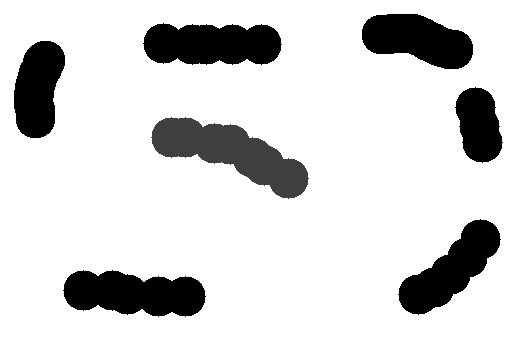
#> input picture Tutorials/example_images_week6/chata_mask002.png, 512 x 342 px
$ jupyter execute --allow-errors AMME5710_week6_tutorial.ipynb   (shell and % lines are left out)
#> lines starting #> are read from the running program, lines starting #| are printed output that depends on the picture; after the words box and inside, x2 and y2 are one past the last pixel; in counts of white or black regions, pixels touching at a corner belong together
# AMME5710 Week 6 Tutorial

This activity is to be completed during the Week 6 tutorial. When you have completed the activity, you will need to show your results to the tutor who will check your work and that you have sufficiently completed the task: this needs to be completed during the tutorial time, so make sure you are ready to show the tutors your work during the last hour of the tutorial

**Tutorial Objectives and Instructions**:
- This tutorial will introduce you to concepts in image segmentation and explore methods for semi-supervised segmentation and unsupervised image segmentation routines based on image clustering.
- You should step through the example code snippets which explain and demonstrate the use of relevant functions in OpenCV.
- At the end of the notebook, there are several activities/exercises you will need to complete yourself. You can choose to:
    - Complete these inside the tutorial Jupyter Notebook using python code blocks
    - Write your own python code/scripts to produce the results requested

At any time, you can review the OpenCV documentation [https://docs.opencv.org/4.9.0/index.html](https://docs.opencv.org/4.9.0/index.html)l

[cell 1]
# Import required modules
import cv2
import numpy as np
from matplotlib import pyplot as plt

## 1. K-means Clustering

K-means is a data clustering algorithm designed to split N data points into K clusters such that the within-cluster sum-of-squares distance is minimised. K-means can be used to segment the pixels in an image into K distinct classes based on colour, intensity, textural, spatial and/or other properties of the pixels themselves in an automated way.

OpenCV provides an implementation of k-means clustering via the function "cv2.kmeans":
```
(ret,labels,centers) = cv2.kmeans(data,K,init_labels,criteria,attempts,flags)
```

The function takes an N x M numpy array of input data points "data" (N points, each with M dimensions) and the number of clusters "K". "init_labels" should be set to "None" in the python interface for this function. "criteria" is a tuple of three values controlling the convergence of the algorithm, allowing the user to specify whether convergence is based on number of iterations or accuracy in the final clustering. The algorithm runs "attempts" number of times and stores the best clustering. Flags can be used to control options such as how the initial cluster centres are selected. The function returns the total cost of the clustering in "ret", a list of cluster index values for each point "labels", and the K cluster centers "centers".

To apply kmeans to cluster the pixel values in a colour image, you first need to convert the image data into a list of points (NxM) points, where N is the total number of image pixels, each with M different properties to cluster over. To cluster the image using the (R,G,B) colour values of each pixel (i.e. M=3):

[cell 2]
# Load image
img = cv2.imread('example_images_week6/apples.jpg')

# Convert image pixel data (RGB) into 2D array
#> (the rest of this cell did not finish here and is left out)

It is also possible to colour image pixels based on different properties: different colour space might be used to cluster pixels, or pixels might also be clustered based on their spatial coordinates (i.e. (x,y)) as well as value/colour.

## 2. Interactive Image Segmentation using Grabcut

“GrabCut” is an interactive segmentation method that uses a collection of “seed” image locations corresponding to foreground or background objects and uses these seeds in a graph energy-based optimisation algorithm to segment a foreground object from a background one. The approach enables a user to incrementally improve a segmentation result from an initial segmentation by progressively adding foreground and background labels.

OpenCV provides a function "cv2.grabcut" which can be used to perform this segmentation on an image "img", and can operate in several different ways:
```
output = cv2.grabCut(img,mask,rect,bgModel,fgModel,iterCount,mode)
```
"iterCount" specifies the number of iteration the algorithm should run for, and mode specifies how the segmentation should proceed.

For mask-based segmentation, "mask" is a user-provided mark which contains information about the regions of the image that "seed" the algorithm: this is an integer-valued mask, where values of 0 (cv2.GC_BGD) correspond to labelled background and 1 (cv2.GC_FGD) to labelled foreground. This mask corresponds to locations where the user has draw examples of foreground/background pixels. Pixels which are not labelled/uncertain are given a value of 3 (cv2.GC_PR_FGD). When using a mask, the arguments "rect/bgModel/fgModel" are set to "None", and "mode" is set to "cv2.GC_INIT_WITH_MASK", e.g.:
```
output = cv2.grabCut(img,mask,None,None,None,iterCount,mode=cv2.GC_INIT_WITH_MASK)
```
"output" is a tuple of values (output_mask, bgModel, fgModel), where "output_mask" is the corresponding segmentation/clustering of each pixel, and "bgModel/fgModel" are (65x1) arrays representing the clusters of background/foreground pixels used to distinguish un-labelled pixels. Pixels in "output_mask" contain values between 0-3, where 0/1 correspoind to the labelled background/foreground, 2 (cv2.GC_PR_BGD) indicates possible/predicted background pixels, and 3 (cv2.GC_PR_FGD) indicates possible/predicted foreground pixels.

Grabcuts can also work via providing a bounding box "rect" (tuple of (x,y,w,h)) which specifies where the foreground object is: pixels outside of this box will be labelled as background, and pixels inside will be labelled as unknown/possible foreground (a value of 3 (cv2.GC_PR_FGD)). When using a rect, the arguments "mask/bgModel/fgModel" are set to "None", and "mode" is set to "cv2.GC_INIT_WITH_RECT", e.g.:
```
output = cv2.grabCut(img,None,rect,None,None,iterCount,mode=cv2.GC_INIT_WITH_RECT)
```
Finally, Grabcut also has a mode that allows you to provide pre-specified cluster centers for the background and foreground classes, which can be used to segment the image ("mode=cv2.GC_EVAL_FREEZE_MODEL"). In this mode "bgModel/fgModel" are (65x1) arrays representing the cluster centers of background/foreground pixels: these could be taken for example from an existing segmentation on a similar image. When using this mode, "rect" is set to None and the "mask" is provided with an empty zero-valued mask, which is used as working memory internally by the algorithm:
```
output = cv2.grabCut(img,mask,None,bgModel,fgModel,iterCount,mode=cv2.GC_EVAL_FREEZE_MODEL)
```

## Example

In the below example we look at performing background/foreground segmentation of the example image "chata.jpg". In this example, we will try to segment the house as the foreground object, with other parts of the environment (sky/rocks etc.) as background.

We begin by loading an image to be segmented, as well as a pre-filled mask which contains examples of background/foreground pixels that have been labelled by a user in "chata_mask001.png". These represent an initial set of labels provided at the first stage of masking.

[cell 3]
# Load example image (chata.jpg)
img = cv2.imread('example_images_week6/chata.jpg')
#> (the rest of this cell did not finish here and is left out)

#> (a cell that did not finish here is left out)

We have managed to segment away the sky from the house, but the rocks on the ground are still being segmented as part of the foreground. This could be improved if we provided some background labels that cover the rocks.

We will load in a slightly more extensive set of labels in the pre-filled label mask "chata_mask002.png":

[cell 5]
# Load better pre-drawn mask
mask = cv2.imread('example_images_week6/chata_mask002.png',cv2.IMREAD_GRAYSCALE) # pre-scalled
#> mask is the input picture: shape (342, 512); min 0, max 255, mean 212.3
mask[mask==0] = cv2.GC_BGD # definite/labelled background (0)
mask[mask==64] = cv2.GC_FGD # definite/labelled foreground (1)
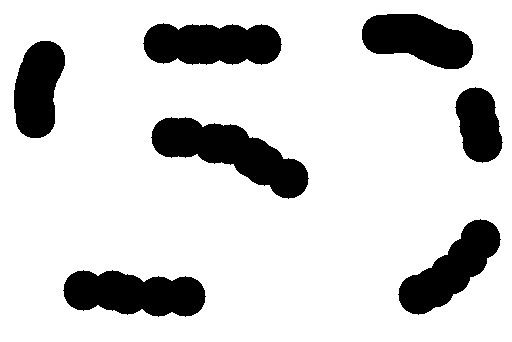
#> mask: shape (342, 512); 3.43% of pixels changed, all inside (x1, y1, x2, y2) = (151, 117, 309, 199)
mask[mask==128] = cv2.GC_PR_BGD # possible background (2)
mask[mask==255] = cv2.GC_PR_FGD # possible foreground (3)
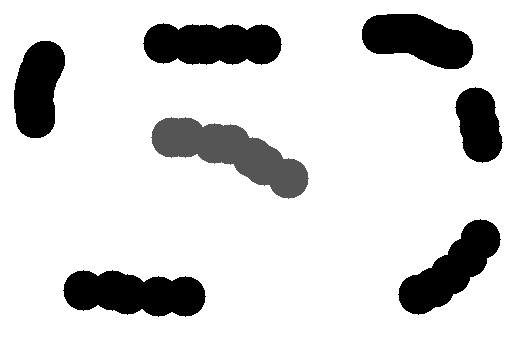
#> mask: shape (342, 512); min 0, max 3, mean 2.51; drawn with min black and max white

# render mask value over image
#> (the rest of this cell did not finish here and is left out)

#> (a cell that did not finish here is left out)

## OpenCV GUI code for Interactive Segmentation

On the Week 6 Canvas page, the script file "grabcut_interactive.py" implements a simple interactive GUI that incorporates a drawing tool for labelling images and can run interactive segmentation using Grabcut. When you run the script, there are two windows that will load: the first allows you to click to draw labels, and the second displays the output of the segmentation.

Use the "f" key to toggle between foreground (blue) and background (red) labelling modes. Use the "a" key to run the segmentation given the current labels. Press escape to quit.

At the bottom of the source code there is also a segment of commented code that allows you to save out the final mask that your drew (in a similar format to the mask images shown above).

# Exercise/Activities to Complete
The following activities should be completed during the Friday tutorial and shown to your tutor to be marked off.

## Exercise 1: K-means Clustering

- Develop code to perform image segmentation based on k-means colour clustering for a user-selectable value of K
- Experiment with the performance of this segmentation approach in the example images by varying K. Try varying the input colour space of the image array (i.e. see colour transformations in Week 2) prior to clustering and note the way in which data is clustered differently in different colour spaces
- Produce plots that show the clustered points in the three dimensions of the colour space, and also how these clusters appear in the image space.
- Extend your approach to include a spatial layer: to do this, add columns to the data matrix in points that represent the x and y locations of each pixel in the data point list, and include these in the clustering (so your input data to cluster should have M=5 (R,G,B,x,y)) (Note: thr R,G,B could be converted to an alternative colour space).
- Note that the range of values (in feature space) of the spatial dimensions are different to the 0-255 colour space values provided by the RGB dimensions, depending on image size and resolution. You will need to scale your spatial values to control the degree to which clusters lock onto colour/spatial/textural properties (i.e. if these dimensions have a range that is greater than 0-255, more emphasis will be put on segmenting these dimensions, and having numbers that have a smaller range than 0-255 will put less emphasis with respect to colour.

[cell 7]
# Write your code here, or in a separate python script - IN HSV

# Load image
img = cv2.imread('example_images_week6/apples.jpg')

#> (the rest of this cell did not finish here and is left out)

[cell 8]
# Write your code here, or in a separate python script - RGB

# Load image
img = cv2.imread('example_images_week6/apples.jpg')

#> (the rest of this cell did not finish here and is left out)

[cell 9]
# Add spatial layer

# Load image
img = cv2.imread('example_images_week6/apples.jpg')

#> (the rest of this cell did not finish here and is left out)

## Exercise 2: Interactive Segmentation

- Load up some of the images found in this week’s examples. Generate your own label mask for some of the images and use Grabcuts to segment images into foreground and background classes. You might also like to use the "grabcut_interactive.py" script to experiment with labels and also use this to export the final masks that you have drawn.
- **Develop code for a faux-Zoom backdrop**: Take an image of yourself (perhaps using your webcam) (or see the image "webcam_mitch.png") and try to develop code to automatically segment the person sitting in front of the camera from the background using Grabcuts. Add a nice image of your choice to compose into the background (e.g. see above).
- To do this, create a mask and specify a region in the center bottom of the image that is labelled "foreground", and regions in the top corners of the image that are labelled "background": i.e. where you expect to find (and not find) the person sitting in front of the camera.
- Show your automatically proposed mask pixels and final segmented image.
- **Optional Extension**: you might like to try and get this approach to work across multiple webcam frames: try using the first image plus labels to segment the image while keeping the "bgModel/fgModel". For subsequent frames, try running the segmentation using these clusters via "mode=cv2.GC_EVAL_FREEZE_MODEL".

[cell 10]
# Write your code here, or in a separate python script
# img = cv2.imread('example_images_week6/webcam_mitch.png')
# mask = cv2.imread('mitch_mask.png', cv2.IMREAD_GRAYSCALE)
# mask = cv2.resize(mask, (img.shape[1], img.shape[0]), interpolation=cv2.INTER_NEAREST)


img = cv2.imread('example_images_week6/dog.png')
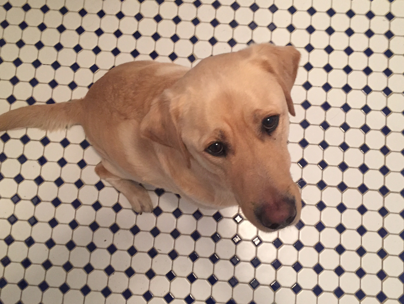
#> input picture Tutorials/example_images_week6/dog.png, 404 x 304 px
#> img is the input picture: shape (304, 404, 3); mean B, G, R 135.4, 151.6, 174.8
mask = cv2.imread('dog_mask.png', cv2.IMREAD_GRAYSCALE)
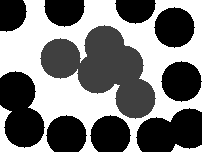
#> input picture Tutorials/dog_mask.png, 202 x 152 px
#> mask is the input picture: shape (152, 202); min 0, max 255, mean 121.7
mask = cv2.resize(mask, (img.shape[1], img.shape[0]), interpolation=cv2.INTER_NEAREST)
#> mask: shape (304, 404)

# img = cv2.imread('example_images_week6/xhand.jpg')
# mask = cv2.imread('hand_mask.png', cv2.IMREAD_GRAYSCALE)
# mask = cv2.resize(mask, (img.shape[1], img.shape[0]), interpolation=cv2.INTER_NEAREST)


print(img.shape)
#| (304, 404, 3)
print(mask.shape)
#| (304, 404)

mask[mask==0] = cv2.GC_BGD # definite/labelled background (0)
mask[mask==64] = cv2.GC_FGD # definite/labelled foreground (1)
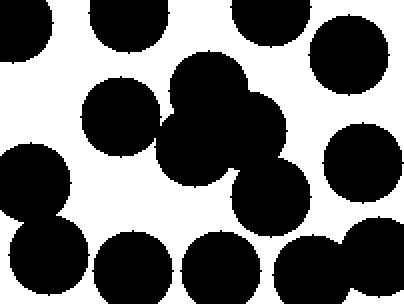
#> mask: shape (304, 404); min 0, max 255, mean 110.2
mask[mask==128] = cv2.GC_PR_BGD # possible background (2)
mask[mask==255] = cv2.GC_PR_FGD # possible foreground (3)
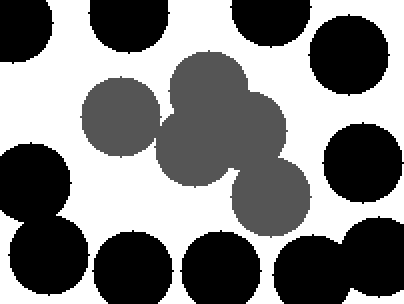
#> mask: shape (304, 404); min 0, max 3, mean 1.48; drawn with min black and max white

output = cv2.grabCut(img, mask.copy(), None, None, None, iterCount=10, mode=cv2.GC_INIT_WITH_MASK)
(mask_out, bgModel, fgModel) = output
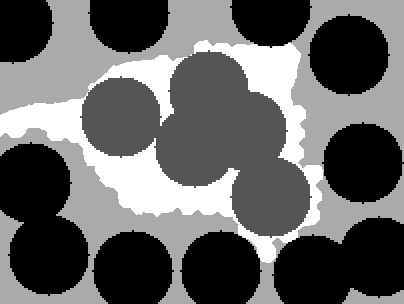
#> mask_out: shape (304, 404); min 0, max 3, mean 1.18; drawn with min black and max white

# display result
output_mask = np.logical_or((mask_out == cv2.GC_FGD),(mask_out == cv2.GC_PR_FGD))
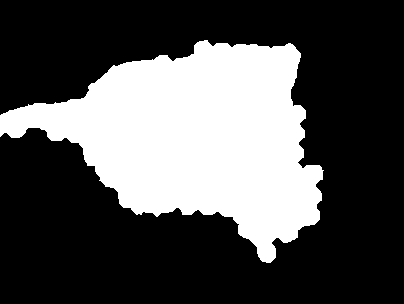
#> output_mask: shape (304, 404) bool; 31.6% white; 1 white region, box (x1, y1, x2, y2) and area: (0, 40, 324, 263) 38871
output_mask = (output_mask * 255).astype('uint8')
output_img = cv2.bitwise_and(img, img, mask=output_mask)
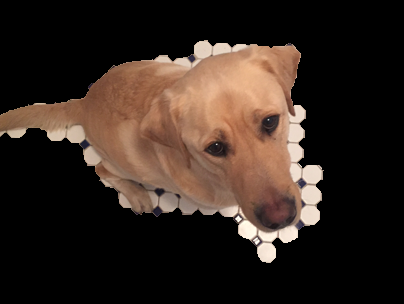
#> output_img: shape (304, 404, 3); mean B, G, R 31.7, 39.1, 51.9

plt.figure(figsize=(11,7))
plt.subplot(121)
plt.imshow(mask_out) # apply standard colourmap to label numbers
plt.colorbar(fraction=0.03)
plt.xlabel('Segment mask from GrabCut')
plt.xticks([]), plt.yticks([])

plt.subplot(122)
plt.imshow(output_img)
plt.xlabel('Masked image (foreground only)')
plt.xticks([]), plt.yticks([])

plt.show()
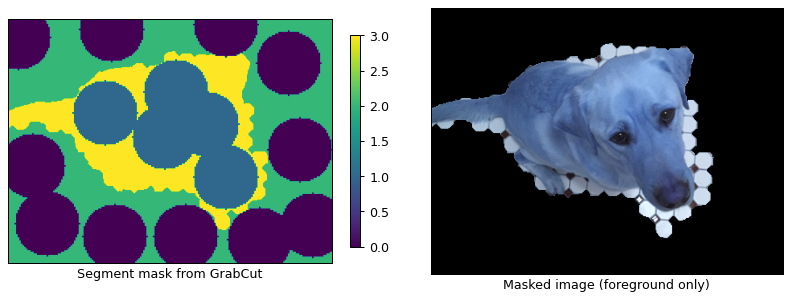
#> figure drawn by matplotlib, 3 panels; B, G, R data is drawn as R, G, B
